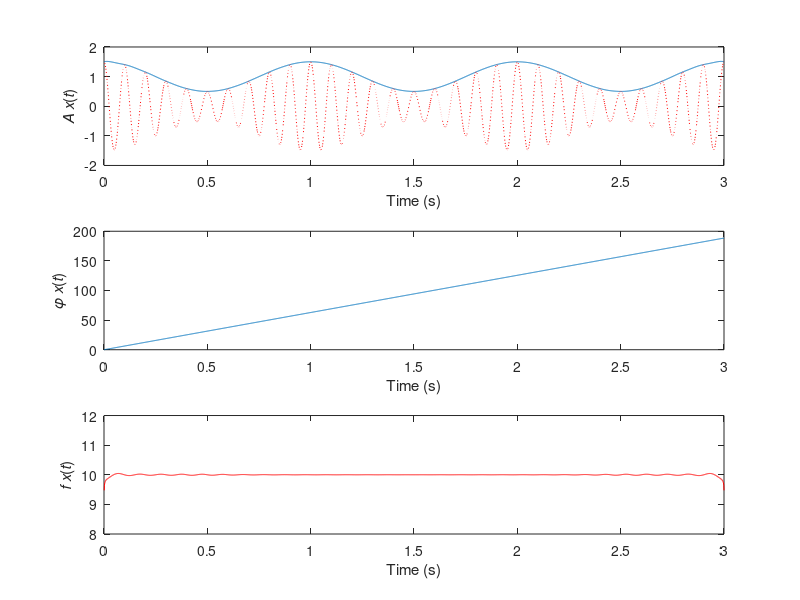

Reproduce this figure in MATLAB.
clear all; clc; close all;

Ac=1; Am=0.5; fm=1; fc=10;
t=0:0.001:3;
x=(Ac+Am*cos(2*pi*fm*t)).*cos(2*pi*fc*t);
a=hilbert(x);
fx=diff(unwrap(angle(a)))./diff(t)/(2*pi);

subplot(3,1,1)
plot(t, abs(a), t, x, 'r:')
axis([0 3 -2 2])
xlabel('Time (s)'); ylabel('\itA x\rm(\itt\rm)')

subplot(3,1,2)
plot(t, unwrap(angle(a)))
axis([0 3 0 200])
xlabel('Time (s)'); ylabel('\it\phi x\rm(\itt\rm)')

subplot(3,1,3)
plot(t(2:end),fx,'r')
axis([0 3 8 12])
xlabel('Time (s)'); ylabel('\itf x\rm(\itt\rm)')
